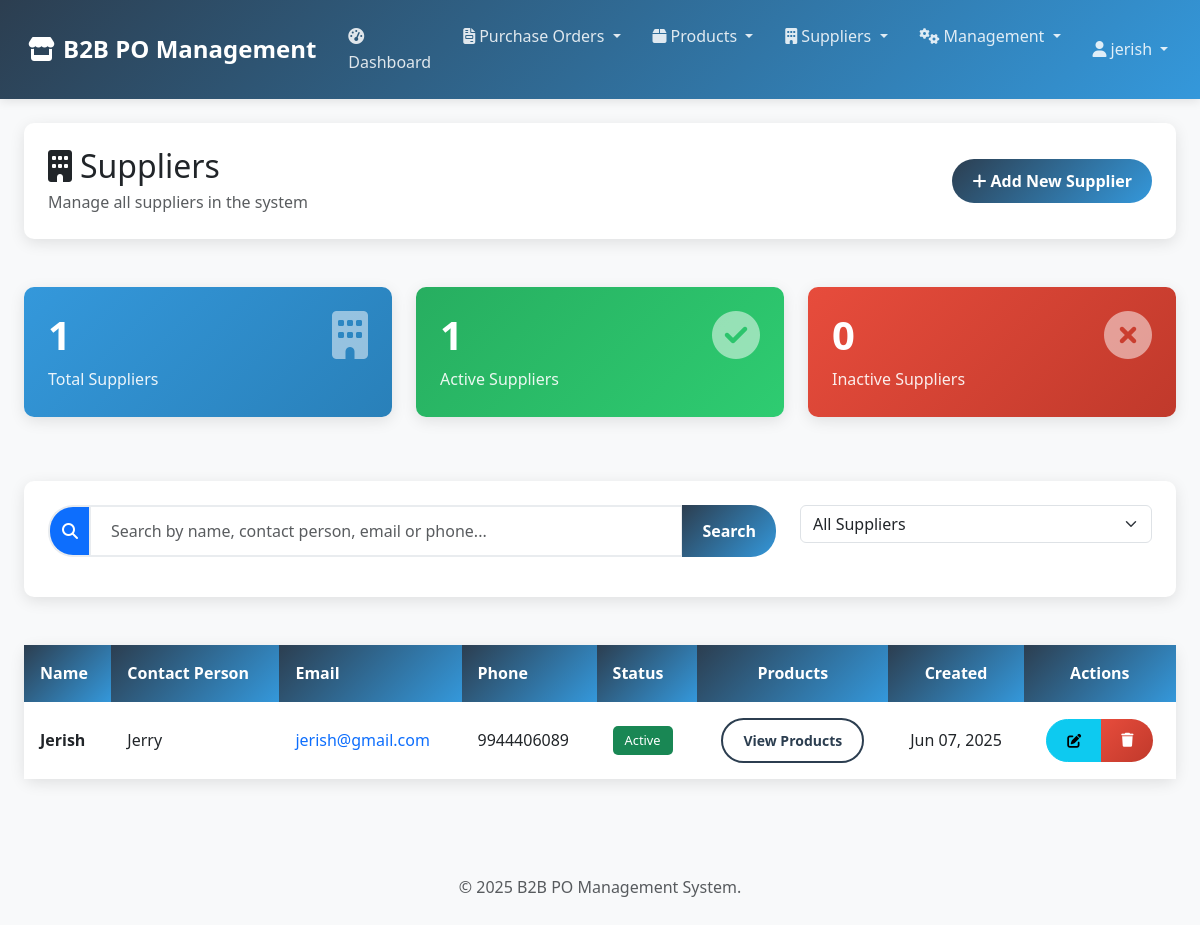
The page /suppliers/list/ (signed in) on the database its author committed.
### po_system/models.py (models this page shows, shortened)
class Supplier(models.Model):
    name = models.CharField(max_length=200, unique=True)
    email = models.EmailField()
    phone = models.CharField(max_length=15)
    address = models.TextField()
    contact_person = models.CharField(max_length=100)
    created_at = models.DateTimeField(default=timezone.now)  # Changed from auto_now_add
    updated_at = models.DateTimeField(auto_now=True)
    is_active = models.BooleanField(default=True)
    class Meta:
        ordering = ['name']

### po_system/views.py (the view, shortened to what this page needs)
# urls.py: path('suppliers/list/', views.supplier_list, name='supplier_list'),
@login_required
def supplier_list(request):
    query = request.GET.get('q', '')
    is_active = request.GET.get('is_active', 'all')
    suppliers = Supplier.objects.all().order_by('name')
    if is_active == 'active':
        suppliers = suppliers.filter(is_active=True)
    elif is_active == 'inactive':
        suppliers = suppliers.filter(is_active=False)
    paginator = Paginator(suppliers, 10)
    page = request.GET.get('page', 1)
    suppliers_page = paginator.get_page(page)
    context = {
        'suppliers': suppliers_page,
        'query': query,
        'is_active': is_active,
        'total_count': suppliers.count(),
        'active_count': suppliers.filter(is_active=True).count(),
        'inactive_count': suppliers.filter(is_active=False).count(),
    }
    return render(request, 'po_system/supplier_list.html', context)

### templates/po_system/supplier_list.html (shortened to what this page needs)
{% extends 'po_system/base.html' %}
{% block content %}
<div class="container-fluid">
    <div class="row mb-4">
        <div class="col-12">
            <div class="card">
                <div class="card-body">
                    <div class="d-flex justify-content-between align-items-center">
                        <div>
                            <h2 class="mb-1">
                                <i class="fas fa-building me-2"></i>Suppliers
                            </h2>
                            <p class="text-muted mb-0">
                                Manage all suppliers in the system
                            </p>
                        </div>
                        <a href="{% url 'po_system:supplier_create' %}" class="btn btn-primary">
                            <i class="fas fa-plus me-1"></i>Add New Supplier
                        </a>
                    </div>
                </div>
            </div>
        </div>
    </div>
    <div class="row mb-4">
        <div class="col-md-4 mb-3">
            <div class="stats-card" style="background: linear-gradient(135deg, #3498db, #2980b9);">
                <div class="d-flex justify-content-between">
                    <div>
                        <h3>{{ total_count }}</h3>
                        <p class="mb-0">Total Suppliers</p>
                    </div>
                    <div>
                        <i class="fas fa-building fa-3x opacity-50"></i>
                    </div>
                </div>
            </div>
        </div>
        <div class="col-md-4 mb-3">
            <div class="stats-card" style="background: linear-gradient(135deg, #27ae60, #2ecc71);">
                <div class="d-flex justify-content-between">
                    <div>
                        <h3>{{ active_count }}</h3>
                        <p class="mb-0">Active Suppliers</p>
                    </div>
                    <div>
                        <i class="fas fa-check-circle fa-3x opacity-50"></i>
                    </div>
                </div>
            </div>
        </div>
        <div class="col-md-4 mb-3">
            <div class="stats-card" style="background: linear-gradient(135deg, #e74c3c, #c0392b);">
                <div class="d-flex justify-content-between">
                    <div>
                        <h3>{{ inactive_count }}</h3>
                        <p class="mb-0">Inactive Suppliers</p>
                    </div>
                    <div>
                        <i class="fas fa-times-circle fa-3x opacity-50"></i>
                    </div>
                </div>
            </div>
        </div>
    </div>
    <div class="row mb-4">
        <div class="col-12">
            <div class="search-container">
                <form method="get" id="filter-form">
                    <div class="row">
                        <div class="col-md-8 mb-3">
                            <div class="input-group">
                                <span class="input-group-text bg-primary text-white">
                                    <i class="fas fa-search"></i>
                                </span>
                                <input type="text" name="q" class="form-control search-input"
                                       placeholder="Search by name, contact person, email or phone..."
                                       value="{{ query }}">
                                <button class="btn btn-primary" type="submit">
                                    Search
                                </button>
                            </div>
                        </div>
                        <div class="col-md-4 mb-3">
                            <select name="is_active" class="form-select" onchange="this.form.submit()">
                                <option value="all" {% if is_active == 'all' %}selected{% endif %}>All Suppliers</option>
                            </select>
                        </div>
                    </div>
                </form>
            </div>
        </div>
    </div>
    <div class="row">
        <div class="col-12">
            <div class="card">
                <div class="card-body p-0">
                    <div class="table-responsive">
                        <table class="table table-hover mb-0">
                            <thead>
                                <tr>
                                    <th>Name</th>
                                    <th>Contact Person</th>
                                    <th>Email</th>
                                    <th>Phone</th>
                                    <th>Status</th>
                                    <th class="text-center">Products</th>
                                    <th class="text-center">Created</th>
                                    <th class="text-center">Actions</th>
                                </tr>
                            </thead>
                            <tbody>
                                {% for supplier in suppliers %}
                                <tr>
                                    <td>
                                        <strong>{{ supplier.name }}</strong>
                                    </td>
                                    <td>{{ supplier.contact_person }}</td>
                                    <td>
                                        <a href="mailto:{{ supplier.email }}">{{ supplier.email }}</a>
                                    </td>
                                    <td>{{ supplier.phone }}</td>
                                    <td>
                                        {% if supplier.is_active %}
                                        <span class="badge bg-success">Active</span>
                                        {% else %}
                                        <span class="badge bg-danger">Inactive</span>
                                        {% endif %}
                                    </td>
                                    <td class="text-center">
                                        <a href="{% url 'po_system:supplier_products' supplier.id %}" class="btn btn-sm btn-outline-primary">
                                            View Products
                                        </a>
                                    </td>
                                    <td class="text-center">
                                        {{ supplier.created_at|date:"M d, Y" }}
                                    </td>
                                    <td class="text-center">
                                        <div class="btn-group">
                                            <a href="{% url 'po_system:supplier_edit' supplier.id %}" class="btn btn-sm btn-info">
                                                <i class="fas fa-edit"></i>
                                            </a>
                                            <a href="{% url 'po_system:supplier_delete' supplier.id %}" class="btn btn-sm btn-danger">
                                                <i class="fas fa-trash"></i>
                                            </a>
                                        </div>
                                    </td>
                                </tr>
                                {% endfor %}
                            </tbody>
                        </table>
                    </div>
                </div>
            </div>
        </div>
    </div>
</div>
{% endblock %}

### templates/po_system/base.html (shortened to what this page needs)
{% load static %}
<!DOCTYPE html>
<html lang="en">
<head>
    <link href="https://cdnjs.cloudflare.com/ajax/libs/bootstrap/5.3.0/css/bootstrap.min.css" rel="stylesheet">
    <link href="https://cdnjs.cloudflare.com/ajax/libs/font-awesome/6.4.0/css/all.min.css" rel="stylesheet">
    <link href="{% static 'css/main.css' %}" rel="stylesheet">
</head>
<body>
    <nav class="navbar navbar-expand-lg navbar-dark">
        <div class="container-fluid">
            <a class="navbar-brand" href="{% url 'po_system:dashboard' %}">
                <i class="fas fa-store me-2"></i>B2B PO Management
            </a>
            <div class="collapse navbar-collapse" id="navbarNav">
                <ul class="navbar-nav me-auto">
                    <li class="nav-item">
                        <a class="nav-link" href="{% url 'po_system:dashboard' %}">
                            <i class="fas fa-tachometer-alt me-1"></i>Dashboard
                        </a>
                    </li>
                    <li class="nav-item dropdown">
                        <a class="nav-link dropdown-toggle" href="#" role="button" data-bs-toggle="dropdown">
                            <i class="fas fa-file-invoice me-1"></i>Purchase Orders
                        </a>
                    </li>
                    <li class="nav-item dropdown">
                        <a class="nav-link dropdown-toggle" href="#" role="button" data-bs-toggle="dropdown">
                            <i class="fas fa-box me-1"></i>Products
                        </a>
                    </li>
                    <li class="nav-item dropdown">
                        <a class="nav-link dropdown-toggle" href="#" role="button" data-bs-toggle="dropdown">
                            <i class="fas fa-building me-1"></i>Suppliers
                        </a>
                    </li>
                    <li class="nav-item dropdown">
                        <a class="nav-link dropdown-toggle" href="#" role="button" data-bs-toggle="dropdown">
                            <i class="fas fa-cogs me-1"></i>Management
                        </a>
                    </li>
                </ul>
                <ul class="navbar-nav">
                    <li class="nav-item dropdown">
                        <a class="nav-link dropdown-toggle" href="#" role="button" data-bs-toggle="dropdown">
                            <i class="fas fa-user me-1"></i>{{ user.username }}
                        </a>
                    </li>
                </ul>
            </div>
        </div>
    </nav>
    <div class="container-fluid mt-4">
        {% block content %}
        {% endblock %}
    </div>
    <footer class="mt-5 py-4 bg-light text-center text-muted">
        <div class="container">
            <p class="mb-0">
                &copy; {% now "Y" %} B2B PO Management System.
            </p>
        </div>
    </footer>
</body>
</html>

### static/css/main.css (style rules this page uses)
:root { --primary-color: #2c3e50; --secondary-color: #3498db; --success-color: #27ae60; --warning-color: #f39c12; --danger-color: #e74c3c; --info-color: #1abc9c; --light-color: #f8f9fa; --dark-color: #343a40; --gray-100: #f8f9fa; --gray-200: #e9ecef; --gray-300: #dee2e6; --gray-400: #ced4da; --gray-500: #adb5bd; --gray-600: #6c757d; --gray-700: #495057; --gray-800: #343a40; --gray-900: #212529; --primary-gradient: linear-gradient(135deg, var(--primary-color), var(--secondary-color)); --success-gradient: linear-gradient(135deg, var(--success-color), #219a52); --warning-gradient: linear-gradient(135deg, var(--warning-color), #d35400); --danger-gradient: linear-gradient(135deg, var(--danger-color), #c0392b); --purple-gradient: linear-gradient(135deg, #9b59b6, #8e44ad); --card-shadow: 0 4px 15px rgba(0, 0, 0, 0.1); --hover-shadow: 0 8px 25px rgba(0, 0, 0, 0.15); --button-shadow: 0 5px 15px rgba(52, 152, 219, 0.4); --border-radius-sm: 5px; --border-radius: 10px; --border-radius-lg: 15px; --border-radius-xl: 25px; --transition-speed: 0.3s; }
body { font-family: 'Segoe UI', Tahoma, Geneva, Verdana, sans-serif; background-color: var(--light-color); color: var(--gray-800); line-height: 1.6; }
a { text-decoration: none; transition: all var(--transition-speed) ease; }
.navbar { background: var(--primary-gradient); box-shadow: 0 2px 10px rgba(0, 0, 0, 0.1); padding: 0.75rem 1rem; }
.navbar-brand { font-weight: 700; font-size: 1.5rem; color: white; }
.navbar-dark .navbar-nav .nav-link { color: rgba(255, 255, 255, 0.85); font-weight: 500; padding: 0.75rem 1rem; border-radius: var(--border-radius); transition: all var(--transition-speed) ease; }
.card { border: none; border-radius: var(--border-radius); box-shadow: var(--card-shadow); transition: transform var(--transition-speed) ease; margin-bottom: 1.5rem; }
.card-body { padding: 1.5rem; }
.stats-card { color: white; border-radius: var(--border-radius); padding: 1.5rem; margin-bottom: 1.5rem; box-shadow: var(--card-shadow); transition: transform var(--transition-speed) ease; }
.stats-card h3 { font-size: 2.5rem; font-weight: 700; margin-bottom: 0.5rem; }
.stats-card p { font-size: 1rem; opacity: 0.9; margin-bottom: 0; }
.search-container { background: white; border-radius: var(--border-radius); padding: 1.5rem; box-shadow: var(--card-shadow); margin-bottom: 1.5rem; }
.table { margin-bottom: 0; }
.table th { background: var(--primary-gradient); color: white; font-weight: 600; border: none; padding: 1rem; vertical-align: middle; }
.table td { padding: 1rem; vertical-align: middle; border-bottom: 1px solid var(--gray-200); }
.table tr:last-child td { border-bottom: none; }
.form-control { border: 2px solid var(--gray-200); border-radius: var(--border-radius-xl); padding: 0.75rem 1.25rem; font-size: 1rem; transition: all var(--transition-speed) ease; }
.input-group-text { background-color: var(--gray-100); border: 2px solid var(--gray-200); border-right: none; border-radius: var(--border-radius-xl) 0 0 var(--border-radius-xl); }
.input-group .form-control { border-radius: 0 var(--border-radius-xl) var(--border-radius-xl) 0; }
.search-input { border: 2px solid var(--gray-200); border-radius: var(--border-radius-xl); padding: 0.75rem 1.25rem; font-size: 1rem; transition: all var(--transition-speed) ease; }
.btn { border-radius: var(--border-radius-xl); padding: 0.625rem 1.25rem; font-weight: 600; transition: all var(--transition-speed) ease; }
.btn-primary { background: var(--primary-gradient); border: none; }
.btn-danger { background: var(--danger-gradient); border: none; }
.btn-outline-primary { color: var(--primary-color); border: 2px solid var(--primary-color); }
.badge { font-size: 0.8rem; padding: 0.5rem 0.75rem; border-radius: var(--border-radius-sm); font-weight: 500; }

### rows shown on the page
Supplier: name "Jerish", contact_person "Jerry", email "jerish@gmail.com", phone "9944406089", is_active "Active", created_at "Jun 07, 2025"

### other values the page prints
{{ user.username }} "jerish"
{{ total_count }} "1"
{{ active_count }} "1"
{{ inactive_count }} "0"
